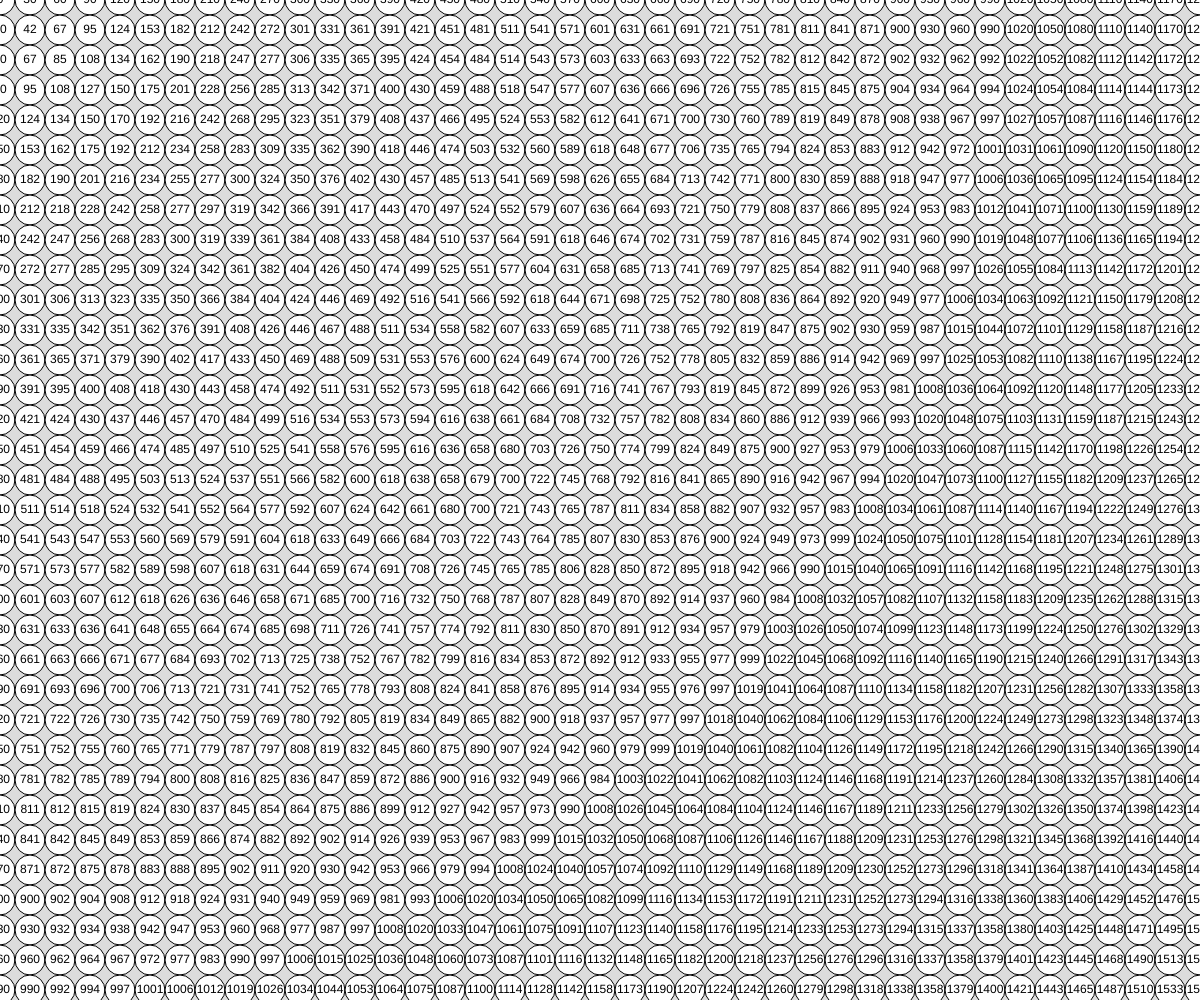
Frame 1 (no input)
Frame 60 (no input): identical to frame 1, image omitted
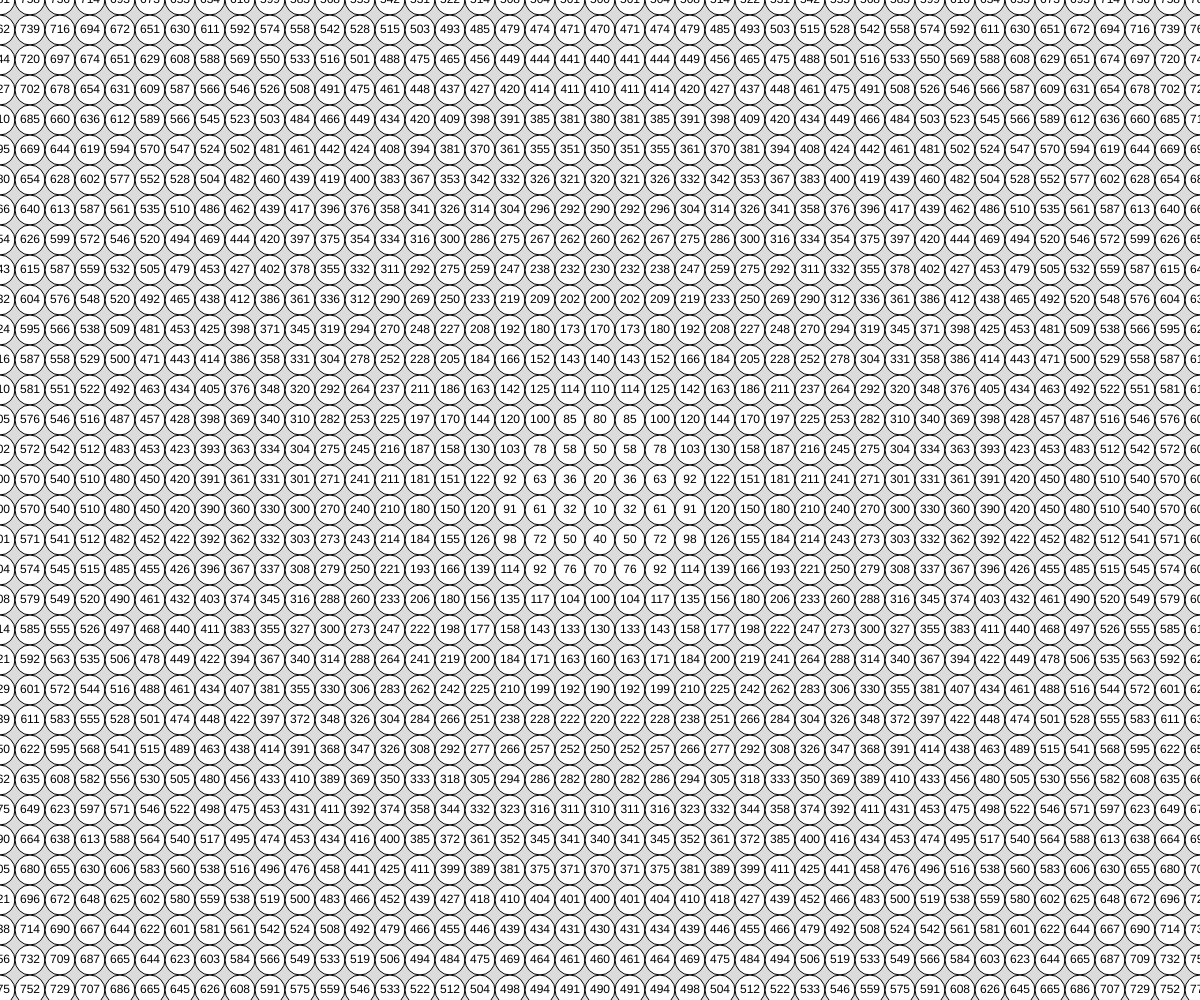
Frame 120 (the mouse pressed at the canvas centre since frame 60)

The p5.js sketch that drew these frames (run headless with seeded random() and noise() and a simulated clock; from frame 60 on, the mouse is pressed at the canvas centre):

// p5.js sketch
// ── sketch.js
// NESTED LOOPA
// AMAAN REHMAN
// 3/6/26
// SMTH



// Global Variable
let bubbleSize = 30;
let bubbles = [];


function setup() {
  createCanvas(windowWidth, windowHeight);
  populateArray();
}

function populateArray() {
  // Simple nested loop test to make ordered pairs

  for (let x = 0; x <= width; x += bubbleSize) {
    // x: 0, 30, 60... right edge
    for (let y = 0; y <= height; y += bubbleSize) {
      // y: 0, 30, 60
      let b = { x: x, y: y };
      bubbles.push(b);
    }
  }
}

function drawBubble() {
  // thorugh our array and display a bubble
  // at each position. Possible delete, if mouse is close
  // loop by index because we want to be able to delete
  for (let i = 0; i < bubbles.length; i++) {
    let b = bubbles[i];
    circle(b.x, b.y, bubbleSize);
    textAlign(CENTER,CENTER);
    text(eDist(b.x, b.y, mouseX, mouseY), b.x, b.y);
    // where in the array is b??
  }
}

function eDist(x1, y1, x2, y2) {
  // Calculate the straight-line distance

  let a = x1 - x2; let b = y1 - y2;
  let c = sqrt(pow(a,2) + pow(b,2));
  return round(c); // rounds to 1 decimal place
}

function draw() {
  background(220);
  drawBubble();
}
